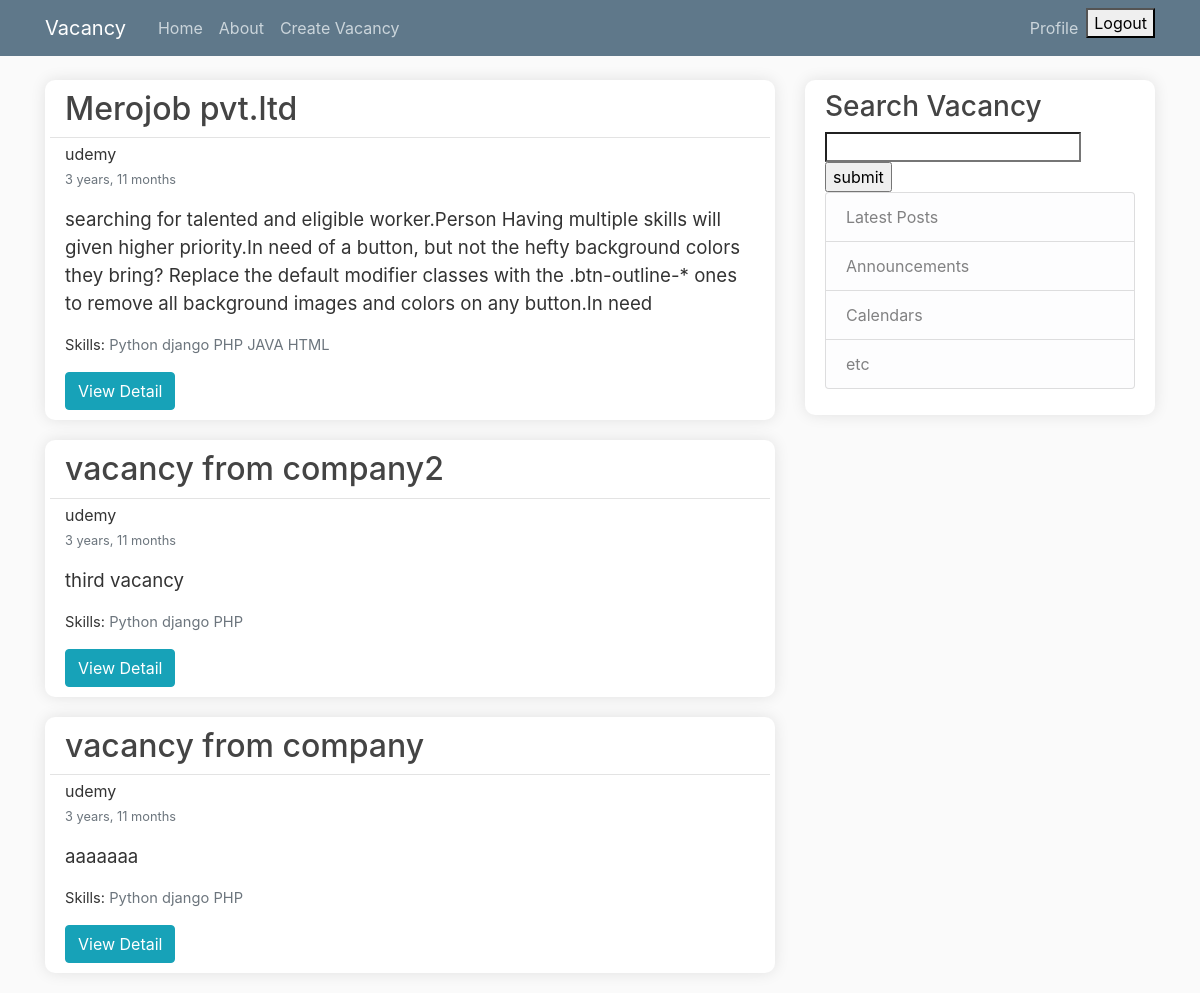
Screenshot of /vacancy/ (signed in) with the database file from the repository.
### vacancy/models.py (models this page shows, shortened)
class Vacancy(models.Model):
    title = models.CharField(max_length=100)
    content = models.TextField()
    company = models.ForeignKey(User, on_delete=models.CASCADE)
    date_posted = models.DateTimeField(default=timezone.now)
    skill = models.ManyToManyField(Skill)
    class Meta:
        verbose_name_plural='vacancies'
        ordering = ['-date_posted']
    def short_description(self):
        return self.content[0:300]

### company/models.py (models this page shows, shortened)
class CompanyProfile(models.Model):
    company = models.OneToOneField(User, on_delete=models.CASCADE)
    company_name = models.CharField(max_length=100)
    address = models.CharField(max_length=100)
    contact = models.IntegerField()

### users/models.py (models this page shows, shortened)
class Skill(models.Model):
    name = models.CharField(max_length=50)

### vacancy/views.py (the view)
# urls.py: path('vacancy/',HomeView.as_view(), name='vacancy-home'),
class HomeView(ListView):
    model = Vacancy
    context_object_name = 'vacancies'
    template_name = 'vacancy/home.html'
    def  get_queryset(self):
        queryset = super().get_queryset()
        if self.request.user.is_authenticated:
            try:
                if self.request.user.companyprofile:
                    queryset = queryset.filter(company=self.request.user)
            except:
                pass
        return queryset

### vacancy/templates/vacancy/home.html (shortened to what this page needs)
{% extends "vacancy/base.html" %}
{% load vacancy_tags %}
{% load static %}
{% block content %}
    {% for vacancy in vacancies %}
        <article class="media content-section">
            <div class="media-body">
                <div class="article-metadata row">
                    <h2 class =" col-9 "><a class="article-title" href="{% url 'vacancy-detail' vacancy.pk %}">{{ vacancy.title }}</a></h2>
                </div>
                    <p class="mb-0" >{{ vacancy.company.companyprofile.company_name }}</p>
                    <small class="text-muted">{{ vacancy.date_posted|timesince }}</small>
                <p class="article-content my-3" >{{ vacancy.short_description }}</p>
                <p class="skill">
                    <span> Skills: </span>
                        {% for skill in vacancy.skill.all %}
                    <span class = 'text-muted'>{{ skill.name }}</span>
                        {% endfor %}
                </p>
                <a class="btn btn-info" href="{% url 'vacancy-detail' vacancy.pk %}">View Detail</a>
            </div>
        </article>
    {% endfor %}
{% endblock content %}

### vacancy/static/vacancy/main.css (style rules this page uses)
body { background: #fafafa; color: #333333; margin-top: 5rem; }
h1, h2, h3, h4, h5, h6 { color: #444444; }
.content-section { background: #ffffff; padding: 10px 20px; border-radius: 10px; margin-bottom: 20px; box-shadow: 0 0 15px rgba(0,0,0,0.1); }
.skill { font-size: 11pt; }
.article-title { color: #444444; }
.article-content { white-space: pre-line; font-size: 14pt; }
.article-metadata { padding-bottom: 1px; margin-bottom: 4px; border-bottom: 1px solid #e3e3e3 }

### rows the page displays
Vacancy: title "Merojob pvt.ltd", company.companyprofile.company_name "udemy", date_posted "3 years, 11 months", short_description "searching for talented and eligible worker.Person Having multiple skills will given higher priority.In need of a button, but not the hefty background colors they bring? Replace the default modifier classes with the .btn-outline-* ones to remove all background images and colors on any button.In need"
Skill: name "Python"
Skill: name "django"
Skill: name "PHP"
Skill: name "JAVA"
Skill: name "HTML"
Vacancy: title "vacancy from company2", company.companyprofile.company_name "udemy", date_posted "3 years, 11 months", short_description "third vacancy"
Vacancy: title "vacancy from company", company.companyprofile.company_name "udemy", date_posted "3 years, 11 months", short_description "aaaaaaa"
